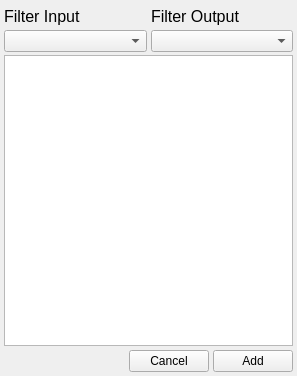
<?xml version="1.0" encoding="UTF-8"?>
<ui version="4.0">
 <class>OperatorSelectorForm</class>
 <widget class="QWidget" name="OperatorSelectorForm">
  <property name="geometry">
   <rect>
    <x>0</x>
    <y>0</y>
    <width>297</width>
    <height>376</height>
   </rect>
  </property>
  <property name="windowTitle">
   <string>Form</string>
  </property>
  <layout class="QVBoxLayout" name="verticalLayout">
   <property name="spacing">
    <number>0</number>
   </property>
   <property name="leftMargin">
    <number>4</number>
   </property>
   <property name="topMargin">
    <number>4</number>
   </property>
   <property name="rightMargin">
    <number>4</number>
   </property>
   <property name="bottomMargin">
    <number>4</number>
   </property>
   <item>
    <widget class="QWidget" name="top_buttons" native="true">
     <layout class="QGridLayout" name="gridLayout">
      <property name="leftMargin">
       <number>0</number>
      </property>
      <property name="topMargin">
       <number>3</number>
      </property>
      <property name="rightMargin">
       <number>0</number>
      </property>
      <property name="bottomMargin">
       <number>3</number>
      </property>
      <property name="spacing">
       <number>4</number>
      </property>
      <item row="1" column="1">
       <widget class="QComboBox" name="output_filter"/>
      </item>
      <item row="1" column="0">
       <widget class="QComboBox" name="input_filter"/>
      </item>
      <item row="0" column="0">
       <widget class="QLabel" name="label_filter_input">
        <property name="font">
         <font>
          <pointsize>12</pointsize>
         </font>
        </property>
        <property name="text">
         <string>Filter Input</string>
        </property>
       </widget>
      </item>
      <item row="0" column="1">
       <widget class="QLabel" name="label_filter_output">
        <property name="font">
         <font>
          <pointsize>12</pointsize>
         </font>
        </property>
        <property name="text">
         <string>Filter Output</string>
        </property>
       </widget>
      </item>
     </layout>
    </widget>
   </item>
   <item>
    <widget class="QListWidget" name="operator_list"/>
   </item>
   <item>
    <widget class="QWidget" name="bottom_buttons" native="true">
     <layout class="QHBoxLayout" name="horizontalLayout">
      <property name="spacing">
       <number>4</number>
      </property>
      <property name="leftMargin">
       <number>0</number>
      </property>
      <property name="topMargin">
       <number>4</number>
      </property>
      <property name="rightMargin">
       <number>0</number>
      </property>
      <property name="bottomMargin">
       <number>0</number>
      </property>
      <item>
       <spacer name="spacer">
        <property name="orientation">
         <enum>Qt::Horizontal</enum>
        </property>
        <property name="sizeHint" stdset="0">
         <size>
          <width>40</width>
          <height>20</height>
         </size>
        </property>
       </spacer>
      </item>
      <item>
       <widget class="QPushButton" name="cancel_button">
        <property name="text">
         <string>Cancel</string>
        </property>
       </widget>
      </item>
      <item>
       <widget class="QPushButton" name="accept_button">
        <property name="text">
         <string>Add</string>
        </property>
       </widget>
      </item>
     </layout>
    </widget>
   </item>
  </layout>
 </widget>
 <resources/>
 <connections/>
</ui>
